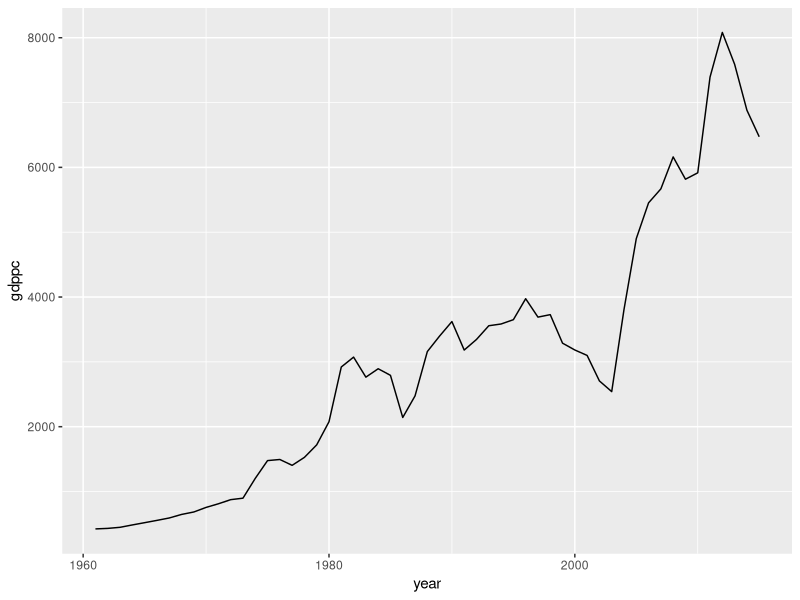
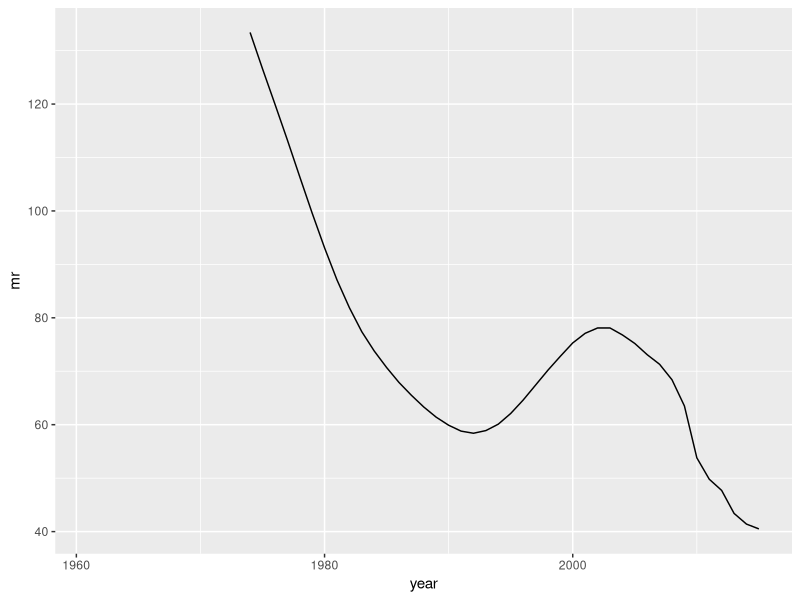
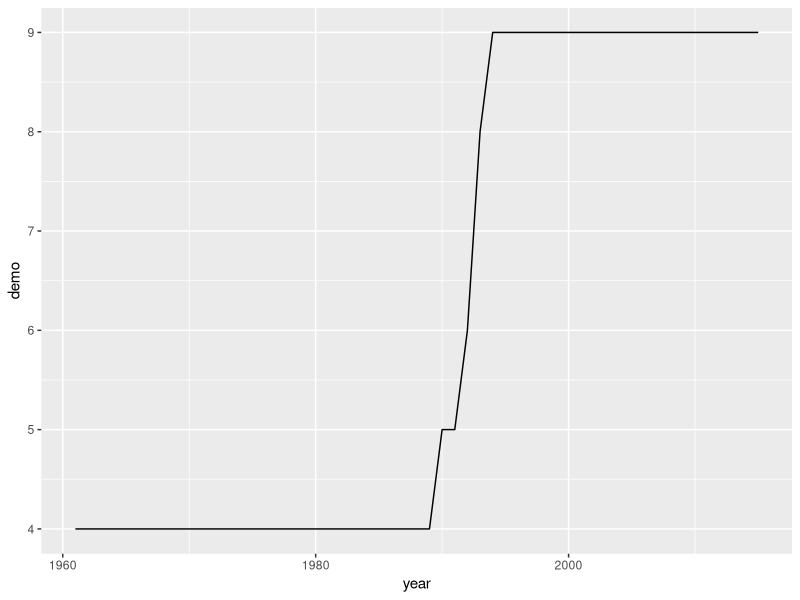

These figures' R source, in order:
## ---- chunk 1
knitr::opts_chunk$set(echo = TRUE)
library(ggplot2)
## ---- chunk 2
df <- read.csv("SA.csv", header = TRUE, sep = ",")
ggplot(df, aes(year, gdppc)) + geom_line()
ggplot(df, aes(year, mr)) + geom_line()
ggplot(df, aes(year, demo)) + geom_line()

fit <- lm(demo ~ gdppc +gini+ pe+mr+gi, data=df)
summary(fit)

fit2 <- lm(gdppc ~ demo + pe+mr+gini, data=df)
summary(fit2)
fit3 <- lm(demo ~ gdppc + pe+mr+gi, data=df)
summary(fit3)

## ---- chunk 3


